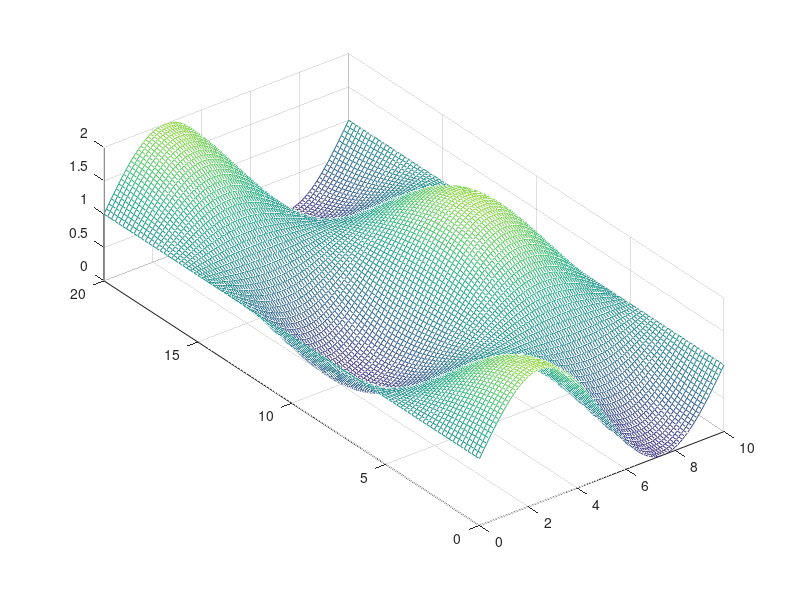

This chart was generated by the following MATLAB code: (Note: this script raises an error after producing the figure.)
clc
clear
close all

printfigure = 1;

Length_x = 10;  
Length_y = 20;  
Time = 20;
step_length_x = 0.1;
step_length_y = 0.2;
step_time = 0.4;
x = 0 : step_length_x : Length_x;
y = 0 : step_length_y : Length_y;
t = 0 : step_time : Time;
N_length_x = length(x);
N_length_y = length(y);
N_time = length(t);

k = 0.1;  % Waermeleitfaehigkeit in cm^2/s

N = 10;  % Grad
lambda = 0 : pi / Length_x : N * pi / Length_x;
sigma = 0 : pi / Length_y : N * pi / Length_y;

f = zeros(N_time, N_length_x, N_length_y);  % Temperaturmatrix
for i = 1 : N_length_x
    for j = 1 : N_length_y
        f(1,i,j) = sin(x(i) / Length_x * 2 * pi) * cos(y(j) / Length_y * 2 * pi) + 1;
    end
end

[Y,X] = meshgrid(y,x);
mesh(X,Y,squeeze(f(1,:,:)));
caxis([-0.5 2.5])
pbaspect([1 Length_y/Length_x 0.5])
setmesh('Initial Condition','$x$','$y$','$f$','T_2D_inhomo_modal_inital_condition',0)

phi = zeros(N + 1, N_length_x);  % Eigenfunktionen
psi = zeros(N + 1, N_length_y);  % Eigenfunktionen
T = zeros(N + 1, N + 1, N_time);  % Gewichtung

phi(1,:) = sqrt(1 / Length_x);
for i = 2 : N + 1
    for n = 1 : N_length_x
        phi(i, n) = sqrt(2 / Length_x) * cos(lambda(i) * x(n));
    end
end
psi(1,:) = sqrt(1 / Length_y);
for i = 2 : N + 1
    for n = 1 : N_length_y
        psi(i, n) = sqrt(2 / Length_y) * cos(sigma(i) * y(n));
    end
end

figure
for i = 1 : N + 1
    plot(x,phi(i,:))
    hold on
end
txt = ['$G = ',num2str(N),'$'];
TEXT = text(8,0.4,txt,'FontSize',30);
set(TEXT,'Interpreter','latex')
setplt('Eigenfunctions $\varphi$','$x$','$value$','T_2D_inhomo_modal_Eigenfunctions_phi',0)

figure
for i = 1 : N + 1
    plot(y,psi(i,:))
    hold on
end
txt = ['$G = ',num2str(N),'$'];
TEXT = text(16,0.3,txt,'FontSize',30);
set(TEXT,'Interpreter','latex')
setplt('Eigenfunctions $\psi$','$y$','$value$','T_2D_inhomo_modal_Eigenfunctions_psi',0)

u = zeros(N_time, N_length_x, N_length_y);  % Anregung
U = zeros(N + 1, N + 1, N_time);

u(:,31,16) = 1 * sin(t - pi / 4);
u(:,51,51) = -2 * sin(t);
u(:,71,66) = 0.1 * t;
u(:,81,91) = 0.3 * t;

for m = 1 : N + 1
    for n = 1 : N + 1
        for i = 1 : N_time
            U(m,n,i) = u(i,31,16) * phi(m,31) * psi(n,16) +...
                       u(i,51,51) * phi(m,51) * psi(n,51) +...
                       u(i,71,66) * phi(m,66) * psi(n,66) + ...
                       u(i,81,91) * phi(m,81) * psi(n,91);
        end
    end
end

for i = 1 : N + 1
    for j = 1 : N + 1
        T(i, j, 1) = 0;
        for n = 1 : N_length_x
            for m = 1 : N_length_y
                T(i, j, 1) = T(i, j, 1) + f(1,n,m) * phi(i, n) * psi(j, m) * step_length_x * step_length_y;
            end
        end
    end
end

for i = 1 : N + 1
    for j = 1 : N + 1
        for n = 2 : N_time
            T(i, j, n) = (1 - step_time * k * (lambda(i)^2 + sigma(j)^2)) * T(i, j, 1) + step_time * U(i, j, n);
        end
    end
end

f = zeros(N_time, N_length_x, N_length_y);  % Temperaturmatrix
for n = 1 : N_time
    for i = 1 : N + 1
        for j = 1 : N + 1
            for x_direction = 1 : N_length_x
                for y_direction = 1 : N_length_y
                    f(n,x_direction,y_direction) = f(n,x_direction,y_direction) + T(i,j,n) * phi(i,x_direction) * psi(j,y_direction);
                end
            end
        end
    end
end

figure
for n = 1 : 1 : N_time
    mesh(X,Y,squeeze(f(n,:,:)))
    zlim([-0.5 2.5])
    caxis([-0.5 2.5])
    pbaspect([1 Length_y/Length_x 0.5])
    setmesh('Temperature Distribution','$x$','$y$','$f$','T_2D_inhomo_modal_2',0)
    set(gcf,'outerposition',get(0,'screensize'));
    txt = ['$t = ',num2str(t(n)),'$'];
    TEXT = text(8,0,0.6,txt,'FontSize',30);
    set(TEXT,'Interpreter','latex')
    txt = ['$G = ',num2str(N),'$'];
    TEXT = text(8,0,1.5,txt,'FontSize',30);
    set(TEXT,'Interpreter','latex')
    drawnow
    frame=getframe(gcf);
    imind=frame2im(frame);
    [imind,cm] = rgb2ind(imind,256);
    if printfigure == 1
        if n==1
             imwrite(imind,cm,'T_2D_inhomo_modal_2.gif','gif', 'Loopcount',inf,'DelayTime',1e-6);
        else
             imwrite(imind,cm,'T_2D_inhomo_modal_2.gif','gif','WriteMode','append','DelayTime',1e-6);
        end
    end
end

figure
for n = 1 : 6
    a = round((N_time - 1) / 5 * (n - 1)) + 1;
    mesh(X,Y,squeeze(f(a,:,:)))
    zlim([-0.5 2.5])
    caxis([-0.5 2.5])
    pbaspect([1 Length_y/Length_x 0.5])
    set(gcf,'outerposition',get(0,'screensize'));
    txt = ['$t = ',num2str(t(a)),'$'];
    TEXT = text(8,0,0.6,txt,'FontSize',30);
    set(TEXT,'Interpreter','latex')
    txt = ['$G = ',num2str(N),'$'];
    TEXT = text(8,0,1.5,txt,'FontSize',30);
    set(TEXT,'Interpreter','latex')
    drawnow
    name = ['T_2D_inhomo_modal_2_shot_',num2str(n)];
    setmesh('Temperature Distribution','$x$','$y$','$T$',name,printfigure)
end

